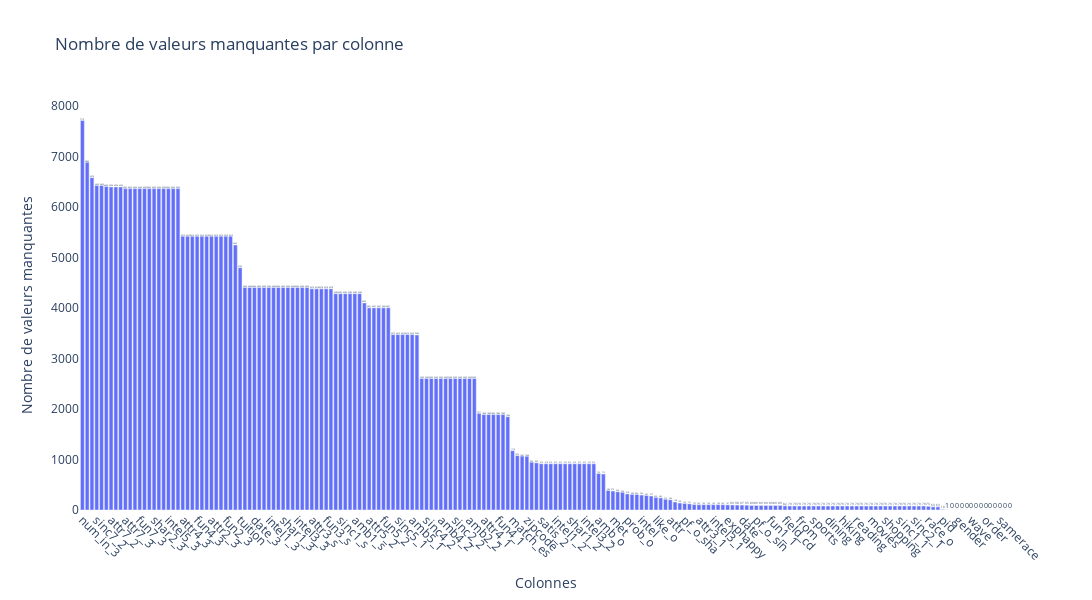

The cell this chart's notebook holds for it:
### Code cell
# Viz
# nombre de valeurs manquantes par colonne
missing_values = df.isnull().sum()

# convertion en DataFrame pour Plotly
missing_df = missing_values.reset_index()
missing_df.columns = ['Column', 'Missing Values']

# création graphique
fig = px.bar(missing_df, x='Column', y='Missing Values', text='Missing Values',
             title='Nombre de valeurs manquantes par colonne')

# ajustements
fig.update_layout(xaxis_title='Colonnes',
                  yaxis_title='Nombre de valeurs manquantes',
                  xaxis={'categoryorder':'total descending'},
                  plot_bgcolor='white',
                  font=dict(size=12),
                  width=3000,
                  height=600)

# nom des étiquettes
fig.update_traces(texttemplate='%{text}', textposition='outside')
fig.update_xaxes(tickangle=45, tickfont=dict(size=12))

# affichage
fig.show()

### Figure 1 — Plotly figure (JSON) as saved in the notebook; plotly's stock layout.template omitted (floating-point values rounded to 4 significant figures; data arrays with more than 128 entries replaced by an {"elided": "..."} marker saying what was removed)
{"data": [{"alignmentgroup": "True", "hovertemplate": "Column=%{x}<br>Missing Values=%{text}<extra></extra>", "legendgroup": "", "marker": {"color": "#636efa", "pattern": {"shape": ""}}, "name": "", "offsetgroup": "", "orientation": "v", "showlegend": false, "text": {"elided": "195 int values"}, "textposition": "outside", "texttemplate": "%{text}", "type": "bar", "x": {"elided": "195 str values"}, "xaxis": "x", "y": {"elided": "195 int values"}, "yaxis": "y"}], "layout": {"barmode": "relative", "font": {"size": 12}, "height": 600, "legend": {"tracegroupgap": 0}, "plot_bgcolor": "white", "title": {"text": "Nombre de valeurs manquantes par colonne"}, "width": 3000, "xaxis": {"anchor": "y", "categoryorder": "total descending", "domain": [0, 1], "tickangle": 45, "tickfont": {"size": 12}, "title": {"text": "Colonnes"}}, "yaxis": {"anchor": "x", "domain": [0, 1], "title": {"text": "Nombre de valeurs manquantes"}}}}
